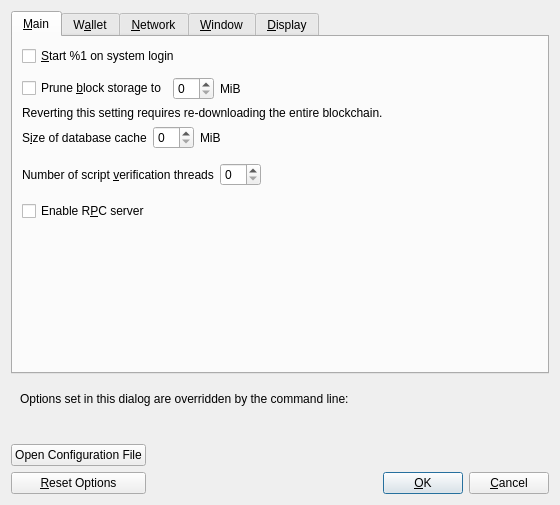
<?xml version="1.0" encoding="UTF-8"?>
<ui version="4.0">
 <class>OptionsDialog</class>
 <widget class="QDialog" name="OptionsDialog">
  <property name="geometry">
   <rect>
    <x>0</x>
    <y>0</y>
    <width>560</width>
    <height>440</height>
   </rect>
  </property>
  <property name="windowTitle">
   <string>Options</string>
  </property>
  <property name="modal">
   <bool>true</bool>
  </property>
  <layout class="QVBoxLayout" name="verticalLayout">
   <item>
    <widget class="QTabWidget" name="tabWidget">
     <property name="currentIndex">
      <number>0</number>
     </property>
     <widget class="QWidget" name="tabMain">
      <attribute name="title">
       <string>&amp;Main</string>
      </attribute>
      <layout class="QVBoxLayout" name="verticalLayout_Main">
       <item>
        <widget class="QCheckBox" name="bitcoinAtStartup">
         <property name="toolTip">
          <string>Automatically start %1 after logging in to the system.</string>
         </property>
         <property name="text">
          <string>&amp;Start %1 on system login</string>
         </property>
        </widget>
       </item>
       <item>
        <spacer name="horizontalSpacer_0_Main">
         <property name="orientation">
          <enum>Qt::Horizontal</enum>
         </property>
         <property name="sizeHint" stdset="0">
          <size>
           <width>40</width>
           <height>5</height>
          </size>
         </property>
        </spacer>
       </item>
       <item>
        <layout class="QHBoxLayout" name="horizontalLayout_Main_Prune">
         <item>
          <widget class="QCheckBox" name="prune">
           <property name="toolTip">
            <string>Enabling pruning significantly reduces the disk space required to store transactions. All blocks are still fully validated. Reverting this setting requires re-downloading the entire blockchain.</string>
           </property>
           <property name="text">
            <string>Prune &amp;block storage to</string>
           </property>
          </widget>
         </item>
         <item>
          <widget class="QSpinBox" name="pruneSizeMiB"/>
         </item>
         <item>
          <widget class="QLabel" name="pruneSizeUnitLabel">
           <property name="text">
            <string>MiB</string>
           </property>
           <property name="textFormat">
            <enum>Qt::PlainText</enum>
           </property>
          </widget>
         </item>
         <item>
          <spacer name="horizontalSpacer_Main_Prune">
           <property name="orientation">
            <enum>Qt::Horizontal</enum>
           </property>
           <property name="sizeHint" stdset="0">
            <size>
             <width>40</width>
             <height>20</height>
            </size>
           </property>
          </spacer>
         </item>
        </layout>
       </item>
       <item>
        <widget class="QLabel" name="pruneWarning">
         <property name="text">
          <string>Reverting this setting requires re-downloading the entire blockchain.</string>
         </property>
         <property name="textFormat">
          <enum>Qt::PlainText</enum>
         </property>
        </widget>
       </item>
       <item>
        <layout class="QHBoxLayout" name="horizontalLayout_2_Main">
         <item>
          <widget class="QLabel" name="databaseCacheLabel">
           <property name="toolTip">
            <string extracomment="Tooltip text for Options window setting that sets the size of the database cache. Explains the corresponding effects of increasing/decreasing this value.">Maximum database cache size. Make sure you have enough RAM. A larger cache can contribute to faster sync, after which the benefit is less pronounced for most use cases. Lowering the cache size will reduce memory usage. Unused mempool memory is shared for this cache.</string>
           </property>
           <property name="text">
            <string>S&amp;ize of database cache</string>
           </property>
           <property name="textFormat">
            <enum>Qt::PlainText</enum>
           </property>
           <property name="buddy">
            <cstring>databaseCache</cstring>
           </property>
          </widget>
         </item>
         <item>
          <widget class="QSpinBox" name="databaseCache"/>
         </item>
         <item>
          <widget class="QLabel" name="databaseCacheUnitLabel">
           <property name="text">
            <string>MiB</string>
           </property>
           <property name="textFormat">
            <enum>Qt::PlainText</enum>
           </property>
          </widget>
         </item>
         <item>
          <spacer name="horizontalSpacer_2_Main">
           <property name="orientation">
            <enum>Qt::Horizontal</enum>
           </property>
           <property name="sizeHint" stdset="0">
            <size>
             <width>40</width>
             <height>20</height>
            </size>
           </property>
          </spacer>
         </item>
        </layout>
       </item>
       <item>
        <layout class="QHBoxLayout" name="horizontalLayout_Main_VerifyLabel">
         <item>
          <widget class="QLabel" name="threadsScriptVerifLabel">
           <property name="toolTip">
            <string extracomment="Tooltip text for Options window setting that sets the number of script verification threads. Explains that negative values mean to leave these many cores free to the system.">Set the number of script verification threads. Negative values correspond to the number of cores you want to leave free to the system.</string>
           </property>
           <property name="text">
            <string>Number of script &amp;verification threads</string>
           </property>
           <property name="textFormat">
            <enum>Qt::PlainText</enum>
           </property>
           <property name="buddy">
            <cstring>threadsScriptVerif</cstring>
           </property>
          </widget>
         </item>
         <item>
          <widget class="QSpinBox" name="threadsScriptVerif">
           <property name="toolTip">
            <string>(0 = auto, &lt;0 = leave that many cores free)</string>
           </property>
          </widget>
         </item>
         <item>
          <spacer name="horizontalSpacer_Main_Threads">
           <property name="orientation">
            <enum>Qt::Horizontal</enum>
           </property>
           <property name="sizeHint" stdset="0">
            <size>
             <width>40</width>
             <height>40</height>
            </size>
           </property>
          </spacer>
         </item>
        </layout>
       </item>
       <item>
        <widget class="QCheckBox" name="enableServer">
         <property name="toolTip">
          <string extracomment="Tooltip text for Options window setting that enables the RPC server.">This allows you or a third party tool to communicate with the node through command-line and JSON-RPC commands.</string>
         </property>
         <property name="text">
          <string extracomment="An Options window setting to enable the RPC server.">Enable R&amp;PC server</string>
         </property>
        </widget>
       </item>
       <item>
        <spacer name="verticalSpacer_Main">
         <property name="orientation">
          <enum>Qt::Vertical</enum>
         </property>
         <property name="sizeHint" stdset="0">
          <size>
           <width>20</width>
           <height>40</height>
          </size>
         </property>
        </spacer>
       </item>
      </layout>
     </widget>
     <widget class="QWidget" name="tabWallet">
      <attribute name="title">
       <string>W&amp;allet</string>
      </attribute>
      <layout class="QVBoxLayout" name="verticalLayout_Wallet">
       <item>
        <widget class="QCheckBox" name="subFeeFromAmount">
         <property name="toolTip">
          <string extracomment="Tooltip text for Options window setting that sets subtracting the fee from a sending amount as default.">Whether to set subtract fee from amount as default or not.</string>
         </property>
         <property name="text">
          <string extracomment="An Options window setting to set subtracting the fee from a sending amount as default.">Subtract &amp;fee from amount by default</string>
         </property>
        </widget>
       </item>
       <item>
        <layout class="QHBoxLayout">
         <item>
          <widget class="QLabel">
           <property name="text">
            <string>Address type:</string>
           </property>
           <property name="buddy">
            <cstring>addressType</cstring>
           </property>
          </widget>
         </item>
         <item>
          <widget class="QValueComboBox" name="addressType">
           <property name="toolTip">
            <string>Choose the default address type to select when receiving coins.</string>
           </property>
          </widget>
         </item>
        </layout>
       </item>
       <item>
        <widget class="QGroupBox" name="groupBox">
         <property name="title">
          <string>Expert</string>
         </property>
         <layout class="QVBoxLayout" name="verticalLayout_2">
          <item>
           <widget class="QCheckBox" name="coinControlFeatures">
            <property name="toolTip">
             <string>Whether to show coin control features or not.</string>
            </property>
            <property name="text">
             <string>Enable co&amp;in control features</string>
            </property>
           </widget>
          </item>
          <item>
           <widget class="QCheckBox" name="spendZeroConfChange">
            <property name="toolTip">
             <string>If you disable the spending of unconfirmed change, the change from a transaction cannot be used until that transaction has at least one confirmation. This also affects how your balance is computed.</string>
            </property>
            <property name="text">
             <string>&amp;Spend unconfirmed change</string>
            </property>
           </widget>
          </item>
          <item>
           <widget class="QCheckBox" name="m_enable_psbt_controls">
            <property name="text">
             <string extracomment="An options window setting to enable PSBT controls.">Enable &amp;PSBT controls</string>
            </property>
            <property name="toolTip">
             <string extracomment="Tooltip text for options window setting that enables PSBT controls.">Whether to show PSBT controls.</string>
            </property>
           </widget>
          </item>
         </layout>
        </widget>
       </item>
       <item>
        <widget class="QGroupBox" name="groupBoxHww">
         <property name="title">
          <string>External Signer (e.g. hardware wallet)</string>
         </property>
         <layout class="QVBoxLayout" name="verticalLayoutHww">
          <item>
           <layout class="QHBoxLayout" name="horizontalLayoutHww">
            <item>
             <widget class="QLabel" name="externalSignerPathLabel">
              <property name="text">
               <string>&amp;External signer script path</string>
              </property>
              <property name="buddy">
               <cstring>externalSignerPath</cstring>
              </property>
             </widget>
            </item>
            <item>
             <widget class="QLineEdit" name="externalSignerPath">
              <property name="toolTip">
               <string>Full path to a %1 compatible script (e.g. C:\Downloads\hwi.exe or /Users/you/Downloads/hwi.py). Beware: malware can steal your coins!</string>
              </property>
             </widget>
            </item>
           </layout>
          </item>
         </layout>
        </widget>
       </item>
       <item>
        <spacer name="verticalSpacer_Wallet">
         <property name="orientation">
          <enum>Qt::Vertical</enum>
         </property>
         <property name="sizeHint" stdset="0">
          <size>
           <width>20</width>
           <height>40</height>
          </size>
         </property>
        </spacer>
       </item>
      </layout>
     </widget>
     <widget class="QWidget" name="tabNetwork">
      <attribute name="title">
       <string>&amp;Network</string>
      </attribute>
      <layout class="QVBoxLayout" name="verticalLayout_Network">
       <item>
        <layout class="QHBoxLayout" name="horizontalLayout_Network_Port">
         <item>
          <widget class="QLabel" name="networkPortLabel">
           <property name="text">
            <string>Network &amp;port</string>
           </property>
           <property name="textFormat">
            <enum>Qt::PlainText</enum>
           </property>
           <property name="buddy">
            <cstring>networkPort</cstring>
           </property>
          </widget>
         </item>
         <item>
          <widget class="QLineEdit" name="networkPort">
           <property name="minimumSize">
            <size>
             <width>55</width>
             <height>0</height>
            </size>
           </property>
           <property name="maximumSize">
            <size>
             <width>55</width>
             <height>16777215</height>
            </size>
           </property>
           <property name="toolTip">
            <string>Network port (e.g. 19335)</string>
           </property>
          </widget>
         </item>
         <item>
          <spacer name="horizontalSpacer_Network_Port">
           <property name="orientation">
            <enum>Qt::Horizontal</enum>
           </property>
           <property name="sizeHint" stdset="0">
            <size>
             <width>40</width>
             <height>20</height>
            </size>
           </property>
          </spacer>
         </item>
        </layout>
       </item>
       <item>
        <widget class="QCheckBox" name="mapPortUpnp">
         <property name="toolTip">
          <string>Automatically open the BTX client port on the router. This only works when your router supports UPnP and it is enabled.</string>
         </property>
         <property name="text">
          <string>Map port using &amp;UPnP</string>
         </property>
        </widget>
       </item>
       <item>
        <widget class="QCheckBox" name="mapPortNatpmp">
         <property name="toolTip">
          <string>Automatically open the BTX client port on the router. This only works when your router supports PCP or NAT-PMP and it is enabled. The external port could be random.</string>
         </property>
         <property name="text">
          <string>Map port using PCP or NA&amp;T-PMP</string>
         </property>
        </widget>
       </item>
       <item>
        <widget class="QCheckBox" name="allowIncoming">
         <property name="toolTip">
          <string>Accept connections from outside.</string>
         </property>
         <property name="text">
          <string>Allow incomin&amp;g connections</string>
         </property>
        </widget>
       </item>
       <item>
        <widget class="QCheckBox" name="connectSocks">
         <property name="toolTip">
          <string>Connect to the BTX network through a SOCKS5 proxy.</string>
         </property>
         <property name="text">
          <string>Connect through &amp;SOCKS5 proxy (default proxy):</string>
         </property>
        </widget>
       </item>
       <item>
        <layout class="QHBoxLayout" name="horizontalLayout_1_Network">
         <item>
          <widget class="QLabel" name="proxyIpLabel">
           <property name="text">
            <string>Proxy &amp;IP:</string>
           </property>
           <property name="textFormat">
            <enum>Qt::PlainText</enum>
           </property>
           <property name="buddy">
            <cstring>proxyIp</cstring>
           </property>
          </widget>
         </item>
         <item>
          <widget class="QValidatedLineEdit" name="proxyIp">
           <property name="minimumSize">
            <size>
             <width>140</width>
             <height>0</height>
            </size>
           </property>
           <property name="maximumSize">
            <size>
             <width>140</width>
             <height>16777215</height>
            </size>
           </property>
           <property name="toolTip">
            <string>IP address of the proxy (e.g. IPv4: 127.0.0.1 / IPv6: ::1)</string>
           </property>
          </widget>
         </item>
         <item>
          <widget class="QLabel" name="proxyPortLabel">
           <property name="text">
            <string>&amp;Port:</string>
           </property>
           <property name="textFormat">
            <enum>Qt::PlainText</enum>
           </property>
           <property name="buddy">
            <cstring>proxyPort</cstring>
           </property>
          </widget>
         </item>
         <item>
          <widget class="QValidatedLineEdit" name="proxyPort">
           <property name="minimumSize">
            <size>
             <width>55</width>
             <height>0</height>
            </size>
           </property>
           <property name="maximumSize">
            <size>
             <width>55</width>
             <height>16777215</height>
            </size>
           </property>
           <property name="toolTip">
            <string>Port of the proxy (e.g. 9050)</string>
           </property>
          </widget>
         </item>
         <item>
          <spacer name="horizontalSpacer_1_Network">
           <property name="orientation">
            <enum>Qt::Horizontal</enum>
           </property>
           <property name="sizeHint" stdset="0">
            <size>
             <width>40</width>
             <height>20</height>
            </size>
           </property>
          </spacer>
         </item>
        </layout>
       </item>
       <item>
        <layout class="QHBoxLayout" name="horizontalLayout_2_Network">
         <item>
          <widget class="QLabel" name="proxyActiveNets">
           <property name="text">
            <string>Used for reaching peers via:</string>
           </property>
           <property name="textFormat">
            <enum>Qt::PlainText</enum>
           </property>
          </widget>
         </item>
         <item>
          <widget class="QCheckBox" name="proxyReachIPv4">
           <property name="enabled">
            <bool>false</bool>
           </property>
           <property name="toolTip">
            <string>Shows if the supplied default SOCKS5 proxy is used to reach peers via this network type.</string>
           </property>
           <property name="text">
            <string/>
           </property>
          </widget>
         </item>
         <item>
          <widget class="QLabel" name="proxyReachIPv4Label">
           <property name="text">
            <string>IPv4</string>
           </property>
           <property name="textFormat">
            <enum>Qt::PlainText</enum>
           </property>
          </widget>
         </item>
         <item>
          <widget class="QCheckBox" name="proxyReachIPv6">
           <property name="enabled">
            <bool>false</bool>
           </property>
           <property name="toolTip">
            <string>Shows if the supplied default SOCKS5 proxy is used to reach peers via this network type.</string>
           </property>
           <property name="text">
            <string/>
           </property>
          </widget>
         </item>
         <item>
          <widget class="QLabel" name="proxyReachIPv6Label">
           <property name="text">
            <string>IPv6</string>
           </property>
           <property name="textFormat">
            <enum>Qt::PlainText</enum>
           </property>
          </widget>
         </item>
         <item>
          <widget class="QCheckBox" name="proxyReachTor">
           <property name="enabled">
            <bool>false</bool>
           </property>
           <property name="toolTip">
            <string>Shows if the supplied default SOCKS5 proxy is used to reach peers via this network type.</string>
           </property>
           <property name="text">
            <string/>
           </property>
          </widget>
         </item>
         <item>
          <widget class="QLabel" name="proxyReachTorLabel">
           <property name="text">
            <string>Tor</string>
           </property>
           <property name="textFormat">
            <enum>Qt::PlainText</enum>
           </property>
          </widget>
         </item>
         <item>
          <spacer name="horizontalSpacer_2_Network">
           <property name="orientation">
            <enum>Qt::Horizontal</enum>
           </property>
           <property name="sizeHint" stdset="0">
            <size>
             <width>40</width>
             <height>20</height>
            </size>
           </property>
          </spacer>
         </item>
        </layout>
       </item>
       <item>
        <widget class="QCheckBox" name="connectSocksTor">
         <property name="toolTip">
          <string>Connect to the BTX network through a separate SOCKS5 proxy for Tor onion services.</string>
         </property>
         <property name="text">
          <string>Use separate SOCKS&amp;5 proxy to reach peers via Tor onion services:</string>
         </property>
        </widget>
       </item>
       <item>
        <layout class="QHBoxLayout" name="horizontalLayout_3_Network">
         <item>
          <widget class="QLabel" name="proxyIpTorLabel">
           <property name="text">
            <string>Proxy &amp;IP:</string>
           </property>
           <property name="textFormat">
            <enum>Qt::PlainText</enum>
           </property>
           <property name="buddy">
            <cstring>proxyIpTor</cstring>
           </property>
          </widget>
         </item>
         <item>
          <widget class="QValidatedLineEdit" name="proxyIpTor">
           <property name="minimumSize">
            <size>
             <width>140</width>
             <height>0</height>
            </size>
           </property>
           <property name="maximumSize">
            <size>
             <width>140</width>
             <height>16777215</height>
            </size>
           </property>
           <property name="toolTip">
            <string>IP address of the proxy (e.g. IPv4: 127.0.0.1 / IPv6: ::1)</string>
           </property>
          </widget>
         </item>
         <item>
          <widget class="QLabel" name="proxyPortTorLabel">
           <property name="text">
            <string>&amp;Port:</string>
           </property>
           <property name="textFormat">
            <enum>Qt::PlainText</enum>
           </property>
           <property name="buddy">
            <cstring>proxyPortTor</cstring>
           </property>
          </widget>
         </item>
         <item>
          <widget class="QValidatedLineEdit" name="proxyPortTor">
           <property name="minimumSize">
            <size>
             <width>55</width>
             <height>0</height>
            </size>
           </property>
           <property name="maximumSize">
            <size>
             <width>55</width>
             <height>16777215</height>
            </size>
           </property>
           <property name="toolTip">
            <string>Port of the proxy (e.g. 9050)</string>
           </property>
          </widget>
         </item>
         <item>
          <spacer name="horizontalSpacer_4_Network">
           <property name="orientation">
            <enum>Qt::Horizontal</enum>
           </property>
           <property name="sizeHint" stdset="0">
            <size>
             <width>40</width>
             <height>20</height>
            </size>
           </property>
          </spacer>
         </item>
        </layout>
       </item>
       <item>
        <layout class="QHBoxLayout" name="horizontalLayout_maxuploadtarget">
         <item>
          <widget class="QCheckBox" name="maxuploadtargetCheckbox">
           <property name="text">
            <string>Try to keep upload traffic under</string>
           </property>
          </widget>
         </item>
         <item>
          <widget class="QSpinBox" name="maxuploadtarget"/>
         </item>
         <item>
          <widget class="QLabel" name="maxuploadtargetUnitLabel">
           <property name="text">
            <string>MiB per day</string>
           </property>
           <property name="textFormat">
            <enum>Qt::PlainText</enum>
           </property>
           <property name="buddy">
            <cstring>maxuploadtargetCheckbox</cstring>
           </property>
          </widget>
         </item>
         <item>
          <spacer name="horizontalSpacer_maxuploadtarget">
           <property name="orientation">
            <enum>Qt::Horizontal</enum>
           </property>
           <property name="sizeHint" stdset="0">
            <size>
             <width>40</width>
             <height>20</height>
            </size>
           </property>
          </spacer>
         </item>
        </layout>
       </item>
       <item>
        <widget class="QCheckBox" name="peerbloomfilters">
         <property name="toolTip">
          <string>Support filtering of blocks and transaction with bloom filters</string>
         </property>
         <property name="text">
          <string>Provide search services for light clients</string>
         </property>
        </widget>
       </item>
       <item>
        <widget class="QCheckBox" name="peerblockfilters">
         <property name="toolTip">
          <string>Generate compact block filters and allow peers to download them</string>
         </property>
         <property name="text">
          <string>Provide compact block filters for light clients</string>
         </property>
        </widget>
       </item>
       <item>
        <spacer name="verticalSpacer_Network">
         <property name="orientation">
          <enum>Qt::Vertical</enum>
         </property>
         <property name="sizeHint" stdset="0">
          <size>
           <width>20</width>
           <height>40</height>
          </size>
         </property>
        </spacer>
       </item>
      </layout>
     </widget>
     <widget class="QWidget" name="tabWindow">
      <attribute name="title">
       <string>&amp;Window</string>
      </attribute>
      <layout class="QVBoxLayout" name="verticalLayout_Window">
       <item>
        <widget class="QCheckBox" name="showTrayIcon">
         <property name="toolTip">
          <string>Show the icon in the system tray.</string>
         </property>
         <property name="text">
          <string>&amp;Show tray icon</string>
         </property>
         <property name="checked">
          <bool>true</bool>
         </property>
        </widget>
       </item>
       <item>
        <widget class="QCheckBox" name="minimizeToTray">
         <property name="toolTip">
          <string>Show only a tray icon after minimizing the window.</string>
         </property>
         <property name="text">
          <string>Minimize to the &amp;tray instead of the taskbar</string>
         </property>
        </widget>
       </item>
       <item>
        <widget class="QCheckBox" name="minimizeOnClose">
         <property name="toolTip">
          <string>Minimize instead of exit the application when the window is closed. When this option is enabled, the application will be closed only after selecting Exit in the menu.</string>
         </property>
         <property name="text">
          <string>M&amp;inimize on close</string>
         </property>
        </widget>
       </item>
       <item>
        <spacer name="verticalSpacer_Window">
         <property name="orientation">
          <enum>Qt::Vertical</enum>
         </property>
         <property name="sizeHint" stdset="0">
          <size>
           <width>20</width>
           <height>40</height>
          </size>
         </property>
        </spacer>
       </item>
      </layout>
     </widget>
     <widget class="QWidget" name="tabDisplay">
      <attribute name="title">
       <string>&amp;Display</string>
      </attribute>
      <layout class="QVBoxLayout" name="verticalLayout_Display">
       <item>
        <layout class="QHBoxLayout" name="horizontalLayout_1_Display">
         <item>
          <widget class="QLabel" name="langLabel">
           <property name="text">
            <string>User Interface &amp;language:</string>
           </property>
           <property name="textFormat">
            <enum>Qt::PlainText</enum>
           </property>
           <property name="buddy">
            <cstring>lang</cstring>
           </property>
          </widget>
         </item>
         <item>
          <widget class="QValueComboBox" name="lang">
           <property name="toolTip">
            <string>The user interface language can be set here. This setting will take effect after restarting %1.</string>
           </property>
          </widget>
         </item>
        </layout>
       </item>
       <item>
        <layout class="QHBoxLayout" name="horizontalLayout_2_Display">
         <item>
          <widget class="QLabel" name="unitLabel">
           <property name="text">
            <string>&amp;Unit to show amounts in:</string>
           </property>
           <property name="textFormat">
            <enum>Qt::PlainText</enum>
           </property>
           <property name="buddy">
            <cstring>unit</cstring>
           </property>
          </widget>
         </item>
         <item>
          <widget class="QValueComboBox" name="unit">
           <property name="toolTip">
            <string>Choose the default subdivision unit to show in the interface and when sending coins.</string>
           </property>
          </widget>
         </item>
        </layout>
       </item>
       <item>
        <widget class="QCheckBox" name="displayAddresses">
         <property name="toolTip">
          <string>Whether to show BTX addresses in the transaction list or not.</string>
         </property>
         <property name="text">
          <string>&amp;Display addresses in transaction list</string>
         </property>
        </widget>
       </item>
       <item>
        <layout class="QHBoxLayout" name="horizontalLayout_3_Display">
         <item>
          <widget class="QLabel" name="thirdPartyTxUrlsLabel">
           <property name="toolTip">
            <string>Third-party URLs (e.g. a block explorer) that appear in the transactions tab as context menu items. %s in the URL is replaced by transaction hash. Multiple URLs are separated by vertical bar |.</string>
           </property>
           <property name="text">
            <string>&amp;Third-party transaction URLs:</string>
           </property>
           <property name="buddy">
            <cstring>thirdPartyTxUrls</cstring>
           </property>
          </widget>
         </item>
         <item>
          <widget class="QLineEdit" name="thirdPartyTxUrls">
           <property name="toolTip">
            <string>Third-party URLs (e.g. a block explorer) that appear in the transactions tab as context menu items. %s in the URL is replaced by transaction hash. Multiple URLs are separated by vertical bar |.</string>
           </property>
           <property name="placeholderText">
            <string notr="true">https://example.com/tx/%s</string>
           </property>
          </widget>
         </item>
        </layout>
       </item>
       <item>
        <layout class="QHBoxLayout" name="horizontalLayout_4_Display">
         <item>
          <widget class="QLabel" name="moneyFontLabel">
           <property name="text">
            <string>Font for amounts: </string>
           </property>
           <property name="buddy">
            <cstring>moneyFont</cstring>
           </property>
          </widget>
         </item>
         <item>
          <widget class="QComboBox" name="moneyFont"/>
         </item>
         <item>
          <widget class="QLabel" name="moneyFont_preview">
           <property name="text">
            <string notr="true">111.11111111 BTX
909.09090909 BTX</string>
           </property>
          </widget>
         </item>
        </layout>
       </item>
       <item>
        <layout class="QHBoxLayout" name="horizontalLayout_qrFont">
         <item>
          <widget class="QLabel" name="qrFontLabel">
           <property name="text">
            <string>Font in QR Codes: </string>
           </property>
           <property name="buddy">
            <cstring>qrFont</cstring>
           </property>
          </widget>
         </item>
         <item>
          <widget class="QComboBox" name="qrFont"/>
         </item>
         <item>
          <widget class="QLabel" name="qrFont_preview">
           <property name="text">
            <string notr="true">1NS17iag9jJgT…
bc1p2q3rvn3gp…</string>
           </property>
          </widget>
         </item>
        </layout>
       </item>
       <item>
        <widget class="QCheckBox" name="peersTabAlternatingRowColors">
         <property name="toolTip">
          <string>Alternate the row colors for the &quot;Peers&quot; and &quot;Banned peers&quot; tables in the Peers tab.</string>
         </property>
         <property name="text">
          <string>Alternate row colors in the Peers tab</string>
         </property>
        </widget>
       </item>
       <item>
        <spacer name="verticalSpacer_Display">
         <property name="orientation">
          <enum>Qt::Vertical</enum>
         </property>
         <property name="sizeHint" stdset="0">
          <size>
           <width>20</width>
           <height>40</height>
          </size>
         </property>
        </spacer>
       </item>
      </layout>
     </widget>
    </widget>
   </item>
   <item>
    <widget class="QFrame" name="frame">
     <layout class="QVBoxLayout" name="verticalLayout_Bottom">
      <item>
       <layout class="QHBoxLayout" name="horizontalLayout_Bottom">
        <item>
         <widget class="QLabel" name="overriddenByCommandLineInfoLabel">
          <property name="text">
           <string>Options set in this dialog are overridden by the command line:</string>
          </property>
          <property name="textFormat">
           <enum>Qt::PlainText</enum>
          </property>
         </widget>
        </item>
        <item>
         <spacer name="horizontalSpacer_Bottom">
          <property name="orientation">
           <enum>Qt::Horizontal</enum>
          </property>
          <property name="sizeHint" stdset="0">
           <size>
            <width>40</width>
            <height>20</height>
           </size>
          </property>
         </spacer>
        </item>
       </layout>
      </item>
      <item>
       <widget class="QLabel" name="overriddenByCommandLineLabel">
        <property name="text">
         <string/>
        </property>
        <property name="textFormat">
         <enum>Qt::PlainText</enum>
        </property>
        <property name="wordWrap">
         <bool>true</bool>
        </property>
       </widget>
      </item>
     </layout>
    </widget>
   </item>
   <item>
    <layout class="QHBoxLayout" name="horizontalLayout_Buttons">
     <item>
      <layout class="QVBoxLayout" name="verticalLayout_Buttons">
       <item>
        <widget class="QPushButton" name="openBitcoinConfButton">
         <property name="toolTip">
          <string>Open the %1 configuration file from the working directory.</string>
         </property>
         <property name="text">
          <string>Open Configuration File</string>
         </property>
         <property name="autoDefault">
          <bool>false</bool>
         </property>
        </widget>
       </item>
       <item>
        <widget class="QPushButton" name="resetButton">
         <property name="toolTip">
          <string>Reset all client options to default.</string>
         </property>
         <property name="text">
          <string>&amp;Reset Options</string>
         </property>
         <property name="autoDefault">
          <bool>false</bool>
         </property>
        </widget>
       </item>
      </layout>
     </item>
     <item>
      <spacer name="horizontalSpacer_1">
       <property name="orientation">
        <enum>Qt::Horizontal</enum>
       </property>
       <property name="sizeHint" stdset="0">
        <size>
         <width>40</width>
         <height>48</height>
        </size>
       </property>
      </spacer>
     </item>
     <item>
      <widget class="QLabel" name="statusLabel">
       <property name="minimumSize">
        <size>
         <width>200</width>
         <height>0</height>
        </size>
       </property>
       <property name="font">
        <font>
         <weight>75</weight>
         <bold>true</bold>
        </font>
       </property>
       <property name="text">
        <string/>
       </property>
       <property name="textFormat">
        <enum>Qt::PlainText</enum>
       </property>
       <property name="wordWrap">
        <bool>true</bool>
       </property>
      </widget>
     </item>
     <item>
      <spacer name="horizontalSpacer_2">
       <property name="orientation">
        <enum>Qt::Horizontal</enum>
       </property>
       <property name="sizeHint" stdset="0">
        <size>
         <width>40</width>
         <height>48</height>
        </size>
       </property>
      </spacer>
     </item>
     <item>
      <layout class="QVBoxLayout" name="verticalLayout_4">
       <item>
        <spacer name="verticalSpacer">
         <property name="orientation">
          <enum>Qt::Vertical</enum>
         </property>
         <property name="sizeHint" stdset="0">
          <size>
           <width>20</width>
           <height>40</height>
          </size>
         </property>
        </spacer>
       </item>
       <item>
        <layout class="QHBoxLayout" name="horizontalLayout">
         <item>
          <widget class="QPushButton" name="okButton">
           <property name="text">
            <string>&amp;OK</string>
           </property>
           <property name="autoDefault">
            <bool>false</bool>
           </property>
           <property name="default">
            <bool>true</bool>
           </property>
          </widget>
         </item>
         <item>
          <widget class="QPushButton" name="cancelButton">
           <property name="text">
            <string>&amp;Cancel</string>
           </property>
           <property name="autoDefault">
            <bool>false</bool>
           </property>
          </widget>
         </item>
        </layout>
       </item>
      </layout>
     </item>
    </layout>
   </item>
  </layout>
 </widget>
 <customwidgets>
  <customwidget>
   <class>QValidatedLineEdit</class>
   <extends>QLineEdit</extends>
   <header>qt/qvalidatedlineedit.h</header>
  </customwidget>
  <customwidget>
   <class>QValueComboBox</class>
   <extends>QComboBox</extends>
   <header>qt/qvaluecombobox.h</header>
  </customwidget>
 </customwidgets>
 <resources/>
 <connections/>
</ui>
